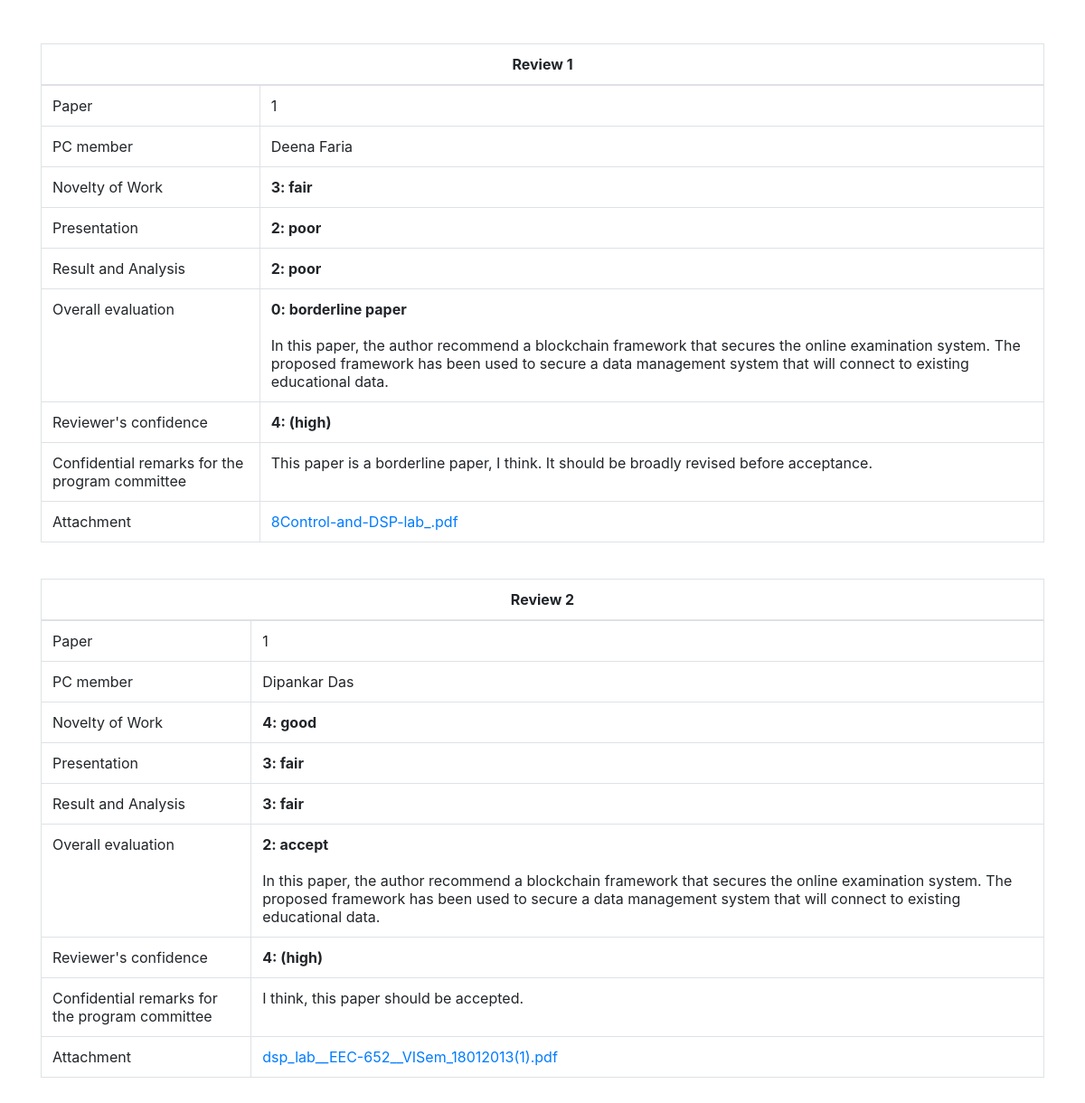
The app's page /Admin/seeReviewAdmin.php?id=1 (signed in) with its own data.
### tables this page shows
CREATE TABLE `addreview` (
  `id` int(10) NOT NULL,
  `name` varchar(255) NOT NULL,
  `paperno` int(10) NOT NULL,
  `novelty` varchar(255) NOT NULL,
  `pres` varchar(255) NOT NULL,
  `res` varchar(255) NOT NULL,
  `eval` varchar(255) NOT NULL,
  `review` text NOT NULL,
  `conf` varchar(255) NOT NULL,
  `remark` text NOT NULL,
  `reviewfile` varchar(255) NOT NULL,
  `size` varchar(255) NOT NULL,
  `datetime` datetime(6) DEFAULT NULL
);

### Admin/seeReviewAdmin.php (the view, shortened to what this page needs)
<html>
<head>
  <link rel="stylesheet" href="../sp/css/bootstrap.min.css">
</head>
<body>
<br><br>
<?php
include("config.php");
$paperno=$_GET['id'];
$sql="select * from addreview where paperno=$paperno";
$res=mysqli_query($conn,$sql);
echo "<center>";
echo "<div class='container'>";
while($row=mysqli_fetch_array($res)){
	echo "<div class='review'>";
echo "<table class='table table-bordered table-hover'>";
echo "<thead><tr>
<th colspan='2' scope='colgroup'><center>Review $row[id]</center></th>
</tr></thead>";
	echo "<tbody><tr>";
echo "<td>Paper</td><td>".$row['paperno']."</td></tr>";
echo "<tr><td>PC member</td><td>".$row['name']."</td></tr>";
echo "<tr><td>Novelty of Work</td><td><b>".$row['novelty']."</b></td></tr>";
echo "<tr><td>Presentation</td><td><b>".$row['pres']."</b></td></tr>";
echo "<tr><td>Result and Analysis</td><td><b>".$row['res']."</b></td></tr>";
echo "<tr><td>Overall evaluation</td><td><b>".$row['eval']."</b><br><br>".$row['review']."</td></tr>";
echo "<tr><td>Reviewer's confidence</td><td><b>".$row['conf']."</b></td></tr>";
echo "<tr><td>Confidential remarks for the program committee</td><td>".$row['remark']."</td></tr>";
echo "<tr><td>Attachment</td><td><a href='../download1.php?id=$row[id]'>".$row['reviewfile']."</a></td></tr></tbody>";
echo "</table>";
echo "</div>";
echo "<br>";
}
echo "</div>";
echo "</center>";
?>
</body>
</html>

### records on screen
addreview: id "1", paperno "1", name "Deena Faria", novelty "3: fair", pres "2: poor", res "2: poor", eval "0: borderline paper", review "In this paper, the author recommend a blockchain framework that secures the online examination system. The proposed framework has been used to secure a data management system that will connect to existing educational data.", conf "4: (high)", remark "This paper is a borderline paper, I think. It should be broadly revised before acceptance.", reviewfile "8Control-and-DSP-lab_.pdf"
addreview: id "2", paperno "1", name "Dipankar Das", novelty "4: good", pres "3: fair", res "3: fair", eval "2: accept", review "In this paper, the author recommend a blockchain framework that secures the online examination system. The proposed framework has been used to secure a data management system that will connect to existing educational data.", conf "4: (high)", remark "I think, this paper should be accepted.", reviewfile "dsp_lab__EEC-652__VISem_18012013(1).pdf"
